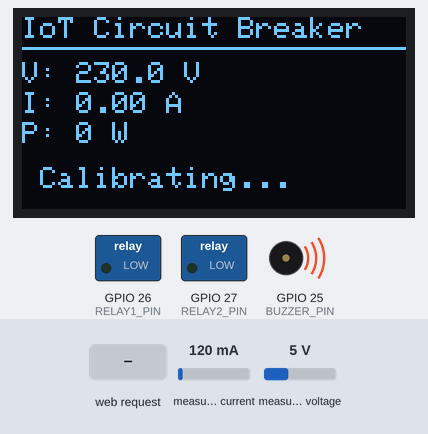
Simulated run of this sketch. Board: ESP32. Parts: 128×64 one-colour display, switched loads named in the sketch (green lamp = pin HIGH), buzzer (waves = sounding, pin HIGH). The inputs (shaded band) are chosen by the test bench; at power-on: measured current 120 mA, measured voltage 5 V (analog values on the 0–4095 scale). WiFi joins after 1.5 s; servers stay silent unless stated; what the sketch prints to the serial monitor is not drawn.

Above: at 3.7 s.
3.8 s: HTTP request GET /api/trip received
At 4.8 s:
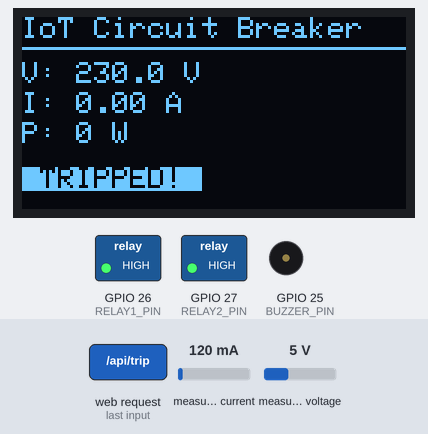
Timing chart, 0 to 6.8 s (numbered marks = the images above; inputs shaded):
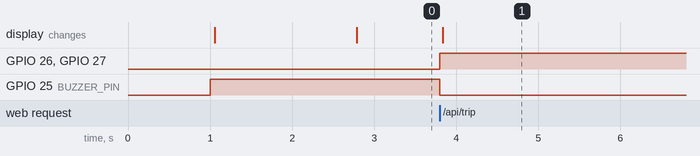

Measured:
- after the input at 3.8 s, GPIO 26 (RELAY1_PIN), GPIO 27 (RELAY2_PIN): LOW → HIGH at once; GPIO 25 (BUZZER_PIN): HIGH → LOW at once; the display: changes at once (image 1)

The sketch:

circuit_breaker_code.ino
```cpp
#include <WiFi.h>
#include <WebServer.h>
#include "EmonLib.h"
#include <Wire.h>
#include <Adafruit_GFX.h>
#include <Adafruit_SSD1306.h>

// --- WiFi Credentials ---
const char* ssid = "Arpan Gupta_4G";
const char* password = "14032006";

// --- Pin Definitions ---
#define ZMPT_PIN 35
#define ACS_PIN 34
#define RELAY1_PIN 26
#define RELAY2_PIN 27
#define BUZZER_PIN 25

// --- Safety Thresholds ---
const float MAX_VOLTAGE = 250.0;
const float MIN_VOLTAGE = 180.0;
const float MAX_CURRENT = 5.0;

// --- Objects ---
EnergyMonitor emon1;
WebServer server(80);

#define SCREEN_WIDTH 128
#define SCREEN_HEIGHT 64
Adafruit_SSD1306 display(SCREEN_WIDTH, SCREEN_HEIGHT, &Wire, -1);

// --- Global Variables ---
float vRMS = 0.0;
float iRMS = 0.0;
float power = 0.0;
bool isTripped = false;
unsigned long lastSensorRead = 0;
unsigned long systemStartTime = 0;
bool isSettling = true;
String tripReason = "";

// ========================================================================
// EMBEDDED HTML DASHBOARD
// ========================================================================
const char htmlPage[] PROGMEM = R"rawliteral(
<!DOCTYPE html><html lang="en"><head><meta charset="UTF-8"><meta name="viewport" content="width=device-width, initial-scale=1.0"><title>Circuit Breaker</title><script src="https://cdn.tailwindcss.com"></script><script src="https://unpkg.com/lucide@latest"></script><style>body{background-color:#0f172a;color:#f8fafc;font-family:sans-serif}.glass{background:rgba(30,41,59,0.7);border:1px solid rgba(255,255,255,0.1);border-radius:1.5rem;padding:1.5rem}</style></head><body class="p-6 max-w-4xl mx-auto"><h1 class="text-3xl font-bold mb-6 flex items-center gap-3"><i data-lucide="shield-zap" class="text-blue-400"></i> IoT Circuit Breaker Dashboard</h1><div class="grid grid-cols-1 md:grid-cols-3 gap-6 mb-6"><div class="glass"><p class="text-slate-400">Voltage</p><h2 class="text-4xl font-bold text-blue-400"><span id="v">0</span> V</h2></div><div class="glass"><p class="text-slate-400">Current</p><h2 class="text-4xl font-bold text-yellow-400"><span id="i">0</span> A</h2></div><div class="glass"><p class="text-slate-400">Power</p><h2 class="text-4xl font-bold text-purple-400"><span id="p">0</span> W</h2></div></div><div class="glass"><h3 class="text-xl font-semibold mb-4 text-green-400" id="status">Status: NORMAL</h3><div class="grid grid-cols-1 md:grid-cols-2 gap-4"><div class="p-4 bg-slate-800 rounded-lg border border-slate-700"><p class="font-bold mb-3">Bulb 1 (Main)</p><div class="flex gap-2"><button id="b1-on" onclick="toggle(1,'on')" class="bg-slate-700 px-4 py-2 rounded flex-1 transition-all">ON</button> <button id="b1-off" onclick="toggle(1,'off')" class="bg-slate-700 px-4 py-2 rounded flex-1 transition-all">OFF</button></div></div><div class="p-4 bg-slate-800 rounded-lg border border-slate-700"><p class="font-bold mb-3">Bulb 2 (Aux)</p><div class="flex gap-2"><button id="b2-on" onclick="toggle(2,'on')" class="bg-slate-700 px-4 py-2 rounded flex-1 transition-all">ON</button> <button id="b2-off" onclick="toggle(2,'off')" class="bg-slate-700 px-4 py-2 rounded flex-1 transition-all">OFF</button></div></div></div><div class="mt-6"><button onclick="trip()" class="bg-red-600 hover:bg-red-500 px-6 py-3 rounded font-bold w-full shadow-[0_0_15px_rgba(239,68,68,0.5)]">EMERGENCY TRIP</button></div></div><script>lucide.createIcons();setInterval(()=>{fetch('/api/data').then(r=>r.json()).then(d=>{document.getElementById('v').innerText=d.voltage.toFixed(1);document.getElementById('i').innerText=d.current.toFixed(2);document.getElementById('p').innerText=d.power.toFixed(0);const s=document.getElementById('status');s.innerText='Status: '+d.status;if(d.status.includes('FAULT')){s.className='text-xl font-semibold mb-4 text-red-500 animate-pulse'}else{s.className='text-xl font-semibold mb-4 text-green-400'} updateBtns('b1',d.relay1);updateBtns('b2',d.relay2);}).catch(e=>console.log(e))},1000);function updateBtns(id,isOn){const onBtn=document.getElementById(id+'-on');const offBtn=document.getElementById(id+'-off');if(isOn){onBtn.className='bg-blue-500 text-white px-4 py-2 rounded flex-1 shadow-[0_0_15px_rgba(59,130,246,0.6)] font-bold';offBtn.className='bg-slate-700 text-slate-400 px-4 py-2 rounded flex-1'}else{onBtn.className='bg-slate-700 text-slate-400 px-4 py-2 rounded flex-1';offBtn.className='bg-red-500 text-white px-4 py-2 rounded flex-1 shadow-[0_0_15px_rgba(239,68,68,0.6)] font-bold'}}function toggle(id,st){updateBtns('b'+id,st==='on');fetch(`/api/relay?id=${id}&state=${st}`)}function trip(){fetch('/api/trip')}</script></body></html>
)rawliteral";

// --- Functions ---

void updateOLED() {
  display.clearDisplay();
  display.setTextSize(1);
  display.setTextColor(WHITE);

  display.setCursor(0,0);
  display.print("IoT Circuit Breaker");
  display.drawLine(0, 10, 128, 10, WHITE);

  display.setCursor(0, 15);
  display.print("V: "); display.print(vRMS, 1); display.print(" V");

  display.setCursor(0, 25);
  display.print("I: "); display.print(iRMS, 2); display.print(" A");

  display.setCursor(0, 35);
  display.print("P: "); display.print(power, 0); display.print(" W");

  display.setCursor(0, 50);
  if(isTripped) {
    display.setTextColor(BLACK, WHITE);
    display.print(" TRIPPED! ");
  } else if (isSettling) {
    display.print(" Calibrating...  ");
  } else {
    display.print(" Status: NORMAL  ");
  }
  display.display();
}

void triggerFault(String reason) {
  isTripped = true;
  tripReason = reason;
  // Relays are usually Active LOW. High = Off.
  digitalWrite(RELAY1_PIN, HIGH);
  digitalWrite(RELAY2_PIN, HIGH);
  // Turn Buzzer ON (Low-level trigger means LOW = ON)
  digitalWrite(BUZZER_PIN, LOW);

  Serial.println("\n===========================");
  Serial.println("!!! FAULT DETECTED !!!");
  Serial.println("REASON: " + reason);
  Serial.print("Voltage at trip: "); Serial.println(vRMS);
  Serial.print("Current at trip: "); Serial.println(iRMS);
  Serial.println("===========================\n");

  updateOLED();
}

// --- API Endpoints ---
void handleRoot() {
  server.send(200, "text/html", htmlPage);
}

void handleData() {
  String json = "{";
  json += "\"voltage\":" + String(vRMS) + ",";
  json += "\"current\":" + String(iRMS) + ",";
  json += "\"power\":" + String(power) + ",";
  json += "\"relay1\":" + String(digitalRead(RELAY1_PIN) == LOW ? "true" : "false") + ",";
  json += "\"relay2\":" + String(digitalRead(RELAY2_PIN) == LOW ? "true" : "false") + ",";
  json += "\"status\":\"" + String(isTripped ? "FAULT: " + tripReason : "NORMAL") + "\"";
  json += "}";

  server.send(200, "application/json", json);
}

void handleRelay() {
  if (isTripped) {
    server.send(403, "text/plain", "System Tripped. Reset manually.");
    return;
  }

  String id = server.arg("id");
  String state = server.arg("state");

  int pin = (id == "1") ? RELAY1_PIN : RELAY2_PIN;
  int pinState = (state == "on") ? LOW : HIGH;

  digitalWrite(pin, pinState);
  server.send(200, "text/plain", "OK");
}

void handleTrip() {
  triggerFault("Manual Web Trip");
  server.send(200, "text/plain", "TRIPPED");
}

void setup() {
  Serial.begin(115200);

  // FIX: Give the OLED screen and sensors 1 second to physically power up
  // before the ESP32 tries to talk to them over the Hi-Link power supply.
  delay(1000);

  analogReadResolution(10);

  pinMode(RELAY1_PIN, OUTPUT);
  pinMode(RELAY2_PIN, OUTPUT);
  pinMode(BUZZER_PIN, OUTPUT);

  // Start with relays ON (LOW = ON) and Buzzer OFF (HIGH = OFF for low-level trigger)
  digitalWrite(RELAY1_PIN, LOW);
  digitalWrite(RELAY2_PIN, LOW);
  digitalWrite(BUZZER_PIN, HIGH);

  if(!display.begin(SSD1306_SWITCHCAPVCC, 0x3C)) {
    Serial.println("SSD1306 allocation failed");
  } else {
    display.clearDisplay();
    display.setTextColor(WHITE);
    display.setCursor(10, 15);
    display.println("Booting System...");
    display.setCursor(10, 35);
    display.println("Connecting Wi-Fi...");
    display.display();
  }

  WiFi.begin(ssid, password);
  int attempts = 0;
  while (WiFi.status() != WL_CONNECTED && attempts < 20) {
    delay(500);
    Serial.print(".");
    attempts++;
  }

  if (WiFi.status() == WL_CONNECTED) {
    Serial.println("\nWiFi connected! IP: " + WiFi.localIP().toString());
  } else {
    Serial.println("\nWiFi Connection Failed!");
    Serial.println("WARNING: ESP32 does not support 5GHz networks. Please use a 2.4GHz network.");

    display.clearDisplay();
    display.setCursor(0, 10);
    display.println("Wi-Fi Error!");
    display.setCursor(0, 30);
    display.println("Use 2.4GHz network");
    display.setCursor(0, 45);
    display.println("Not 5G!");
    display.display();
    delay(4000);
  }

  // Calibrate Sensors
  emon1.voltage(ZMPT_PIN, 234.26, 1.7);
  emon1.current(ACS_PIN, 11.1);

  server.on("/", handleRoot);
  server.on("/api/data", handleData);
  server.on("/api/relay", handleRelay);
  server.on("/api/trip", handleTrip);
  server.begin();

  systemStartTime = millis();
}

void loop() {
  server.handleClient();

  // Read sensors every 1 second
  if (millis() - lastSensorRead > 1000) {
    lastSensorRead = millis();

    if (!isTripped) {
      emon1.calcVI(20, 500);

      vRMS = emon1.Vrms;
      iRMS = emon1.Irms;

      if (vRMS < 20.0) vRMS = 0.0;
      if (iRMS < 0.15) iRMS = 0.0;

      power = vRMS * iRMS;

      if (millis() - systemStartTime < 5000) {
        isSettling = true;
      } else {
        if (isSettling) {
            isSettling = false;
            Serial.println("--- Calibration Complete. Monitoring Active ---");
        }

        if (vRMS > MAX_VOLTAGE) {
          triggerFault("Overvoltage");
        } else if (vRMS < MIN_VOLTAGE && vRMS > 100.0) {
          triggerFault("Undervoltage");
        } else if (iRMS > MAX_CURRENT) {
          triggerFault("Overcurrent");
        }
      }

      updateOLED();
    }
  }
}
```
